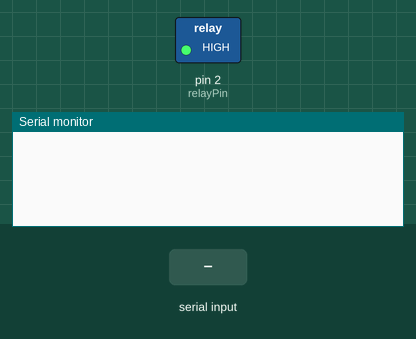
The sketch below on a simulated Arduino Uno, built with avr-gcc and run on an emulated ATmega328P. On the bench: switched loads named in the sketch (green lamp = pin HIGH), the last lines printed to the serial monitor. The test bench sets the inputs (shaded band).

Above: at 1.2 s.
1.3 s: "90,45\n" received over Serial
At 3.1 s:
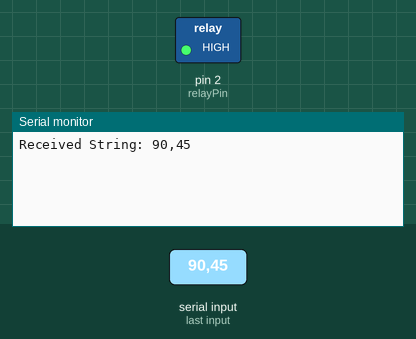
3.8 s: "5\n" received over Serial
At 6.0 s:
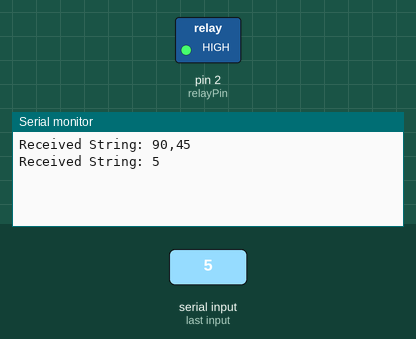
6.3 s: "R90\n" received over Serial
At 8.1 s:
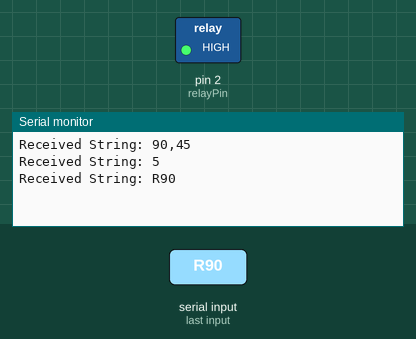

The sketch:

majProj.ino
```cpp
const int relayPin = 2;

void setup() {
  Serial.begin(115200);
  pinMode(relayPin, OUTPUT);
  digitalWrite(relayPin, HIGH);
}

void loop() {
  // Check if there is data available to read
  if (Serial.available()) {
    // Read the incoming data as a string
    String receivedString = Serial.readString();

    // Print the received string
    Serial.println("Received String: " + receivedString);
    if(receivedString[0]=='R'  && receivedString[1]=='O')
    {
      String s=receivedString.substring(3,5);
      int x=s.toInt();
      Serial.println(x);
      digitalWrite(relayPin, LOW);
      delay(x*1000);
      digitalWrite(relayPin, HIGH);
    }
    Serial.flush();
  }
}
```

Measured:
- after the input at 1.3 s, the serial monitor: prints a new line after 1.0 s (image 1)
- after the input at 3.8 s, the serial monitor: prints a new line after 1.0 s (image 2)
- after the input at 6.3 s, the serial monitor: prints a new line after 1.0 s (image 3)
